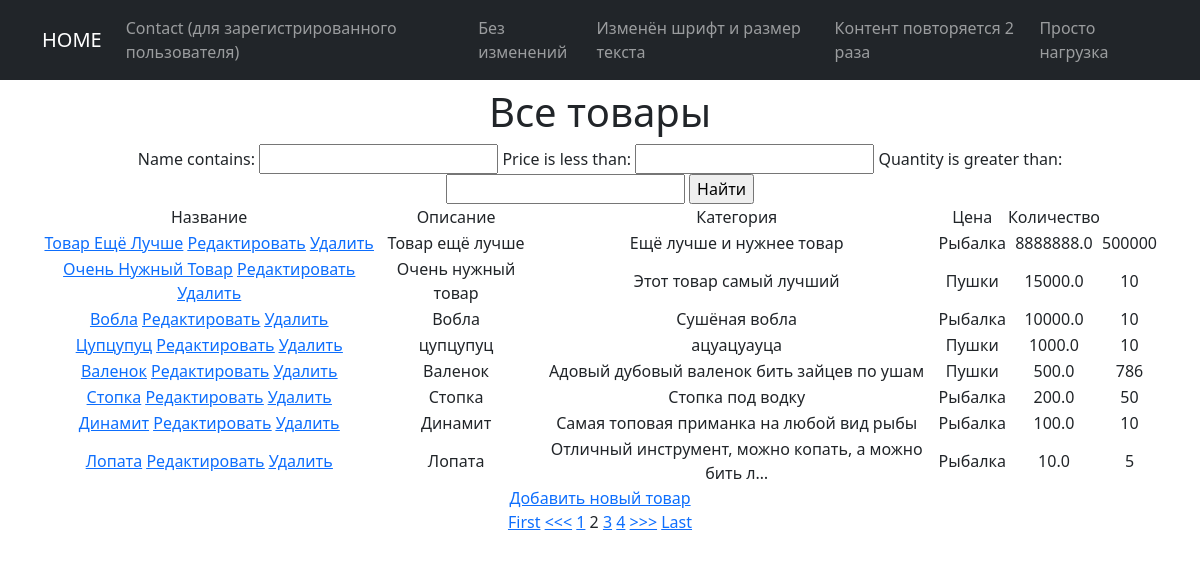
/products/?page=2, run on the app's committed database.
### simpleapp/models.py (models this page shows, shortened)
class Product(models.Model):
    name = models.CharField(max_length=50, unique=True)
    description = models.TextField()
    quantity = models.IntegerField(validators=[MinValueValidator(0)])
    category = models.ForeignKey(to='Category', on_delete=models.CASCADE, related_name='products')
    price = models.FloatField(validators=[MinValueValidator(0.0)])

class Category(models.Model):
    name = models.CharField(max_length=50, unique=True)

### simpleapp/views.py (the view)
# urls.py: path('', ProductsList.as_view()),
class ProductsList(ListView):
    model = Product
    template_name = 'products.html'
    context_object_name = 'products'
    ordering = ['-price']
    paginate_by = 1
    def get_context_data(self, **kwargs):
        context = super().get_context_data(**kwargs)
        context['filter'] = ProductFilter(self.request.GET, queryset=self.get_queryset())  # добавим переменную текущей даты time_now
        return context

### simpleapp/templatetags/custom_filters.py (called while the page is built)
@register.filter(name='multiply')
def multipliy(value, arg):
    if isinstance(value, str) and isinstance(arg, int):
        return str(value) * arg
    else:
        raise ValueError(f'{type(value)} не является строкой или {type(arg)} не является числом')

### templates/products.html (shortened to what this page needs)
{% extends 'flatpages/default.html' %}
{% load custom_filters %}
{% block content %}
<h1>Все товары</h1>
<form method="GET">
    {{ filter.form }}
    <input type="submit" value="Найти">
</form>
 {% if products %}
        <table>
            <tr>
                <td>
                    Название
                </td>
                <td>
                    Описание
                </td>
                <td>
                    Категория
                </td>
                <td>
                    Цена
                </td>
                <td>
                    Количество
                </td>
            </tr>
 {% for product in filter.qs %}
            <tr>
                <td>
                    <a href="{% url 'product_detail' product.id %}">{{ product.name|title }}</a>
                    <a href="{% url 'product_update' product.id %}"><u>Редактировать</u></a>
                    <a href="{% url 'product_delete' product.id %}"><u> Удалить </u></a>
                </td>
                <td>
                    {{ product.name|multiply:1 }}
                </td>
                <td>
                    {{ product.description|truncatechars:50 }}
                </td>
                <td>
                    {{ product.category.name }}
                </td>
                <td>
                    {{ product.price }}
                </td>
                <td>
                    {{ product.quantity }}
                </td>
            </tr>
        {% endfor %}
        </table>
{%else%}
<h2>Товаров нет</h2>
{%endif%}
<a href="{% url 'product_create' %}">Добавить новый товар</a> <br>
{% if is_paginated %}
    {% if page_obj.has_previous %}
        <a href="?page=1">First</a>
        <a href="?page={{ page_obj.previous_page_number }}"><<<</a>
    {% endif %}
    {% for num in page_obj.paginator.page_range %}
        {% if page_obj.number == num %}
            <a>{{ num }}</a>
        {% elif num > page_obj.number|add:'-3' and num < page_obj.number|add:'3' %}
            <a href="?page={{ num }}">{{ num }}</a>
        {% endif %}
    {% endfor %}
    {% if page_obj.has_next %}
        <a href="?page={{ page_obj.next_page_number }}">>>></a>
        <a href="?page={{ page_obj.paginator.num_pages }}">Last</a>
    {% endif %}
{% endif %}
{% endblock content %}

### data on the page
Product: name "Товар Ещё Лучше", name|multiply "Товар ещё лучше", description "Ещё лучше и нужнее товар", category.name "Рыбалка", price "8888888.0", quantity "500000"
Product: name "Очень Нужный Товар", name|multiply "Очень нужный товар", description "Этот товар самый лучший", category.name "Пушки", price "15000.0", quantity "10"
Product: name "Вобла", name|multiply "Вобла", description "Сушёная вобла", category.name "Рыбалка", price "10000.0", quantity "10"
Product: name "Цупцупуц", name|multiply "цупцупуц", description "ацуацуауца", category.name "Пушки", price "1000.0", quantity "10"
Product: name "Валенок", name|multiply "Валенок", description "Адовый дубовый валенок бить зайцев по ушам", category.name "Пушки", price "500.0", quantity "786"
Product: name "Стопка", name|multiply "Стопка", description "Стопка под водку", category.name "Рыбалка", price "200.0", quantity "50"
Product: name "Динамит", name|multiply "Динамит", description "Самая топовая приманка на любой вид рыбы", category.name "Рыбалка", price "100.0", quantity "10"
Product: name "Лопата", name|multiply "Лопата", description "Отличный инструмент, можно копать, а можно бить л…", category.name "Рыбалка", price "10.0", quantity "5"

### other printed values
{{ num }} "1" "3" "4"
{{ num }} "2"
